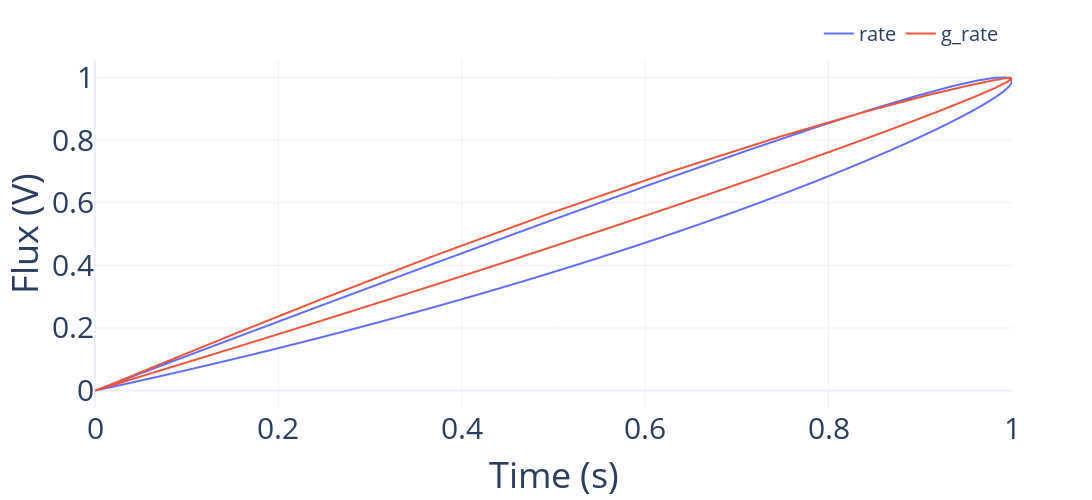

Notebook code cell kept with this figure:
### Code cell
tapsap.plot_tap(con_df, rate_df, legend=True)

### Figure 1 — Plotly figure (JSON) as saved in the notebook; plotly's stock layout.template omitted (floating-point values rounded to 4 significant figures; data arrays with more than 128 entries replaced by an {"elided": "..."} marker saying what was removed)
{"data": [{"hovertemplate": "colors=rate<br>x=%{x}<br>y=%{y}<extra></extra>", "legendgroup": "rate", "line": {"color": "#636efa", "dash": "solid"}, "mode": "lines", "name": "rate", "showlegend": true, "type": "scattergl", "x": {"elided": "509 float values"}, "xaxis": "x", "y": {"elided": "509 float values"}, "yaxis": "y"}, {"hovertemplate": "colors=g_rate<br>x=%{x}<br>y=%{y}<extra></extra>", "legendgroup": "g_rate", "line": {"color": "#EF553B", "dash": "solid"}, "mode": "lines", "name": "g_rate", "showlegend": true, "type": "scattergl", "x": {"elided": "509 float values"}, "xaxis": "x", "y": {"elided": "509 float values"}, "yaxis": "y"}], "layout": {"font": {"size": 30}, "height": 500, "legend": {"font": {"size": 20}, "orientation": "h", "title": {"text": ""}, "tracegroupgap": 0, "x": 0.99, "xanchor": "right", "y": 1.02, "yanchor": "bottom"}, "margin": {"t": 60}, "showlegend": true, "width": 1500, "xaxis": {"anchor": "y", "domain": [0, 1], "title": {"text": "Time (s)"}}, "yaxis": {"anchor": "x", "domain": [0, 1], "title": {"text": "Flux (V)"}}}}
